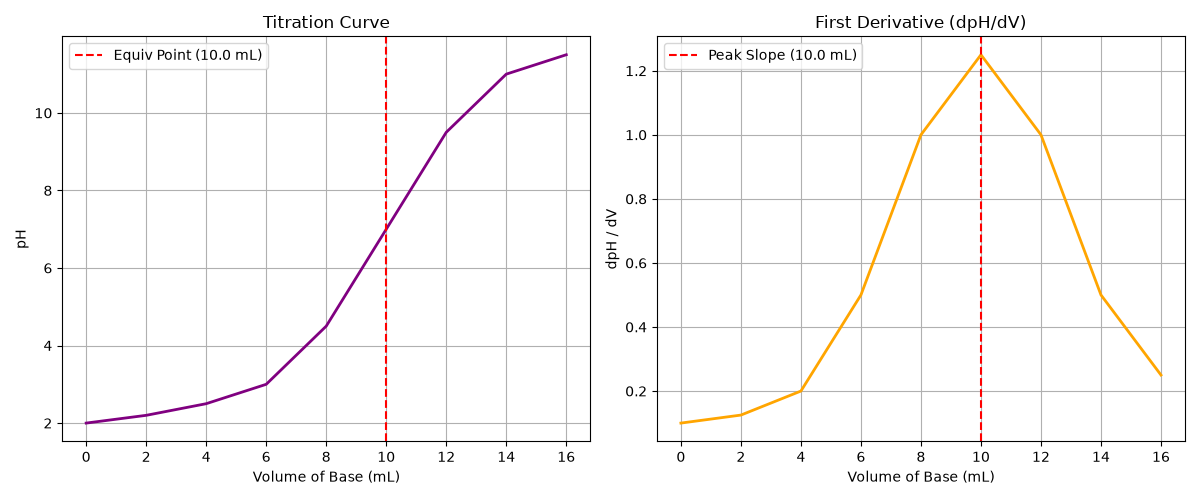

Reproduce this figure in Python.
import numpy as np
import pandas as pd
import matplotlib.pyplot as plt

df = pd.read_csv("titration.csv")
V = df["volume"].values
pH = df["pH"].values

dpH_dV = np.gradient(pH, V)

idx_eq = np.argmax(dpH_dV)
V_eq = V[idx_eq]
pH_eq = pH[idx_eq]

print(f"Equivalence Point: V = {V_eq:.2f} mL (pH = {pH_eq:.2f})")

fig, (ax1, ax2) = plt.subplots(1, 2, figsize=(12, 5))

ax1.plot(V, pH, color="purple", linewidth=2)
ax1.axvline(V_eq, color="red", linestyle="--", label=f"Equiv Point ({V_eq:.1f} mL)")
ax1.set_xlabel("Volume of Base (mL)")
ax1.set_ylabel("pH")
ax1.set_title("Titration Curve")
ax1.legend()
ax1.grid(True)

ax2.plot(V, dpH_dV, color="orange", linewidth=2)
ax2.axvline(V_eq, color="red", linestyle="--", label=f"Peak Slope ({V_eq:.1f} mL)")
ax2.set_xlabel("Volume of Base (mL)")
ax2.set_ylabel("dpH / dV")
ax2.set_title("First Derivative (dpH/dV)")
ax2.legend()
ax2.grid(True)

plt.tight_layout()
plt.savefig("titration.png")
plt.close()
